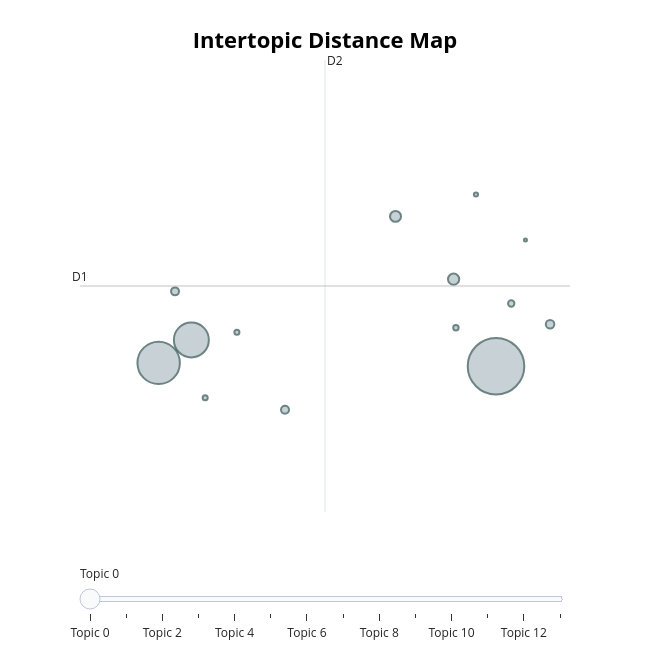
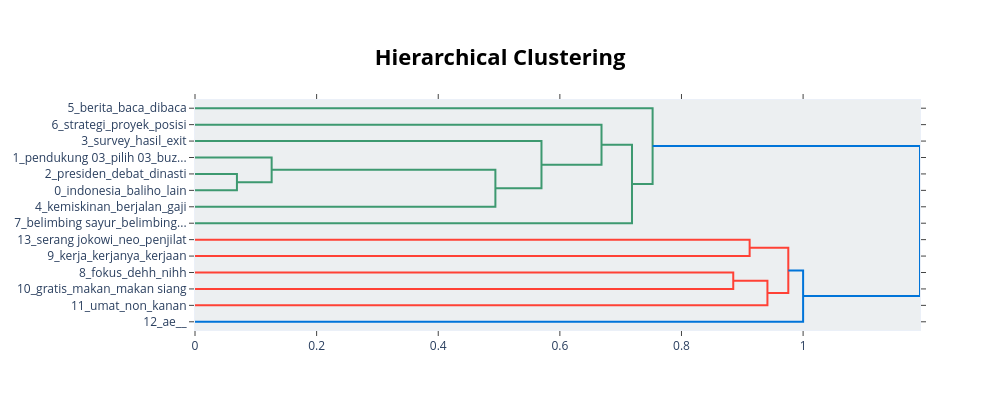
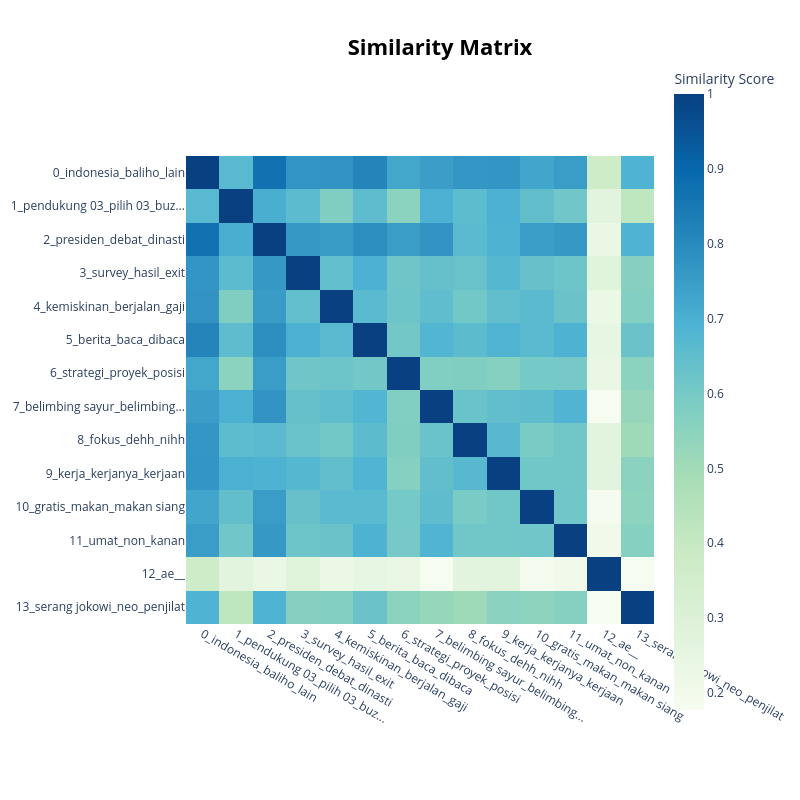

Source (notebook cell) for these figures, in order:
### Code cell
df_negative = df_03[df_03['predicted_label'] == 'NEGATIVE']
run_topic_modeling(df_negative, group_name='NEGATIVE')

### Figure 1 — Plotly figure (JSON) as saved in the notebook; plotly's stock layout.template omitted (floating-point values rounded to 4 significant figures)
{"data": [{"customdata": [[0, "indonesia | baliho | lain | suka | nggak", 3399], [1, "pendukung 03 | pilih 03 | buzzer 03 | suara | kena", 1910], [2, "presiden | debat | dinasti | jd | dg", 1296], [3, "survey | hasil | exit | lembaga | jeblok", 133], [4, "kemiskinan | berjalan | gaji | jual | adil", 128], [5, "berita | baca | dibaca | kau | nulis", 77], [6, "strategi | proyek | posisi | nasional | salah", 68], [7, "belimbing sayur | belimbing | gua | sayur | kasihan", 67], [8, "fokus | dehh | nihh | ciri | lain ga", 43], [9, "kerja | kerjanya | kerjaan | jago | tugas", 31], [10, "gratis | makan | makan siang | internet | siang", 27], [11, "umat | non | kanan | grassroot | anti", 27], [12, "ae |  |  |  | ", 18], [13, "serang jokowi | neo | penjilat | menurut gua | nusuk", 10]], "hovertemplate": "<b>Topic %{customdata[0]}</b><br>%{customdata[1]}<br>Size: %{customdata[2]}", "legendgroup": "", "marker": {"color": "#B0BEC5", "line": {"color": "DarkSlateGrey", "width": 2}, "size": [3399, 1910, 1296, 133, 128, 77, 68, 67, 43, 31, 27, 27, 18, 10], "sizemode": "area", "sizeref": 2.124, "symbol": "circle"}, "mode": "markers", "name": "", "orientation": "v", "showlegend": false, "type": "scatter", "x": [-1.967, -5.515, -5.171, -2.413, -3.024, -1.398, -4.186, -5.343, -1.806, -2.388, -5.026, -4.692, -2.177, -1.657], "xaxis": "x", "y": [7.913, 7.951, 8.201, 8.865, 9.55, 8.372, 7.439, 8.731, 8.6, 8.335, 7.57, 8.286, 9.789, 9.291], "yaxis": "y"}], "layout": {"annotations": [{"showarrow": false, "text": "D1", "x": -6.342, "y": 8.79, "yshift": 10}, {"showarrow": false, "text": "D2", "x": -3.765, "xshift": 10, "y": 11.26}], "height": 650, "hoverlabel": {"bgcolor": "white", "font": {"family": "Rockwell", "size": 16}}, "legend": {"itemsizing": "constant", "tracegroupgap": 0}, "margin": {"t": 60}, "shapes": [{"line": {"color": "#CFD8DC", "width": 2}, "type": "line", "x0": -3.765, "x1": -3.765, "y0": 6.323, "y1": 11.26}, {"line": {"color": "#9E9E9E", "width": 2}, "type": "line", "x0": -6.342, "x1": -1.188, "y0": 8.79, "y1": 8.79}], "sliders": [{"active": 0, "pad": {"t": 50}, "steps": [{"args": [{"marker.color": [["red", "#B0BEC5", "#B0BEC5", "#B0BEC5", "#B0BEC5", "#B0BEC5", "#B0BEC5", "#B0BEC5", "#B0BEC5", "#B0BEC5", "#B0BEC5", "#B0BEC5", "#B0BEC5", "#B0BEC5"]]}], "label": "Topic 0", "method": "update"}, {"args": [{"marker.color": [["#B0BEC5", "red", "#B0BEC5", "#B0BEC5", "#B0BEC5", "#B0BEC5", "#B0BEC5", "#B0BEC5", "#B0BEC5", "#B0BEC5", "#B0BEC5", "#B0BEC5", "#B0BEC5", "#B0BEC5"]]}], "label": "Topic 1", "method": "update"}, {"args": [{"marker.color": [["#B0BEC5", "#B0BEC5", "red", "#B0BEC5", "#B0BEC5", "#B0BEC5", "#B0BEC5", "#B0BEC5", "#B0BEC5", "#B0BEC5", "#B0BEC5", "#B0BEC5", "#B0BEC5", "#B0BEC5"]]}], "label": "Topic 2", "method": "update"}, {"args": [{"marker.color": [["#B0BEC5", "#B0BEC5", "#B0BEC5", "red", "#B0BEC5", "#B0BEC5", "#B0BEC5", "#B0BEC5", "#B0BEC5", "#B0BEC5", "#B0BEC5", "#B0BEC5", "#B0BEC5", "#B0BEC5"]]}], "label": "Topic 3", "method": "update"}, {"args": [{"marker.color": [["#B0BEC5", "#B0BEC5", "#B0BEC5", "#B0BEC5", "red", "#B0BEC5", "#B0BEC5", "#B0BEC5", "#B0BEC5", "#B0BEC5", "#B0BEC5", "#B0BEC5", "#B0BEC5", "#B0BEC5"]]}], "label": "Topic 4", "method": "update"}, {"args": [{"marker.color": [["#B0BEC5", "#B0BEC5", "#B0BEC5", "#B0BEC5", "#B0BEC5", "red", "#B0BEC5", "#B0BEC5", "#B0BEC5", "#B0BEC5", "#B0BEC5", "#B0BEC5", "#B0BEC5", "#B0BEC5"]]}], "label": "Topic 5", "method": "update"}, {"args": [{"marker.color": [["#B0BEC5", "#B0BEC5", "#B0BEC5", "#B0BEC5", "#B0BEC5", "#B0BEC5", "red", "#B0BEC5", "#B0BEC5", "#B0BEC5", "#B0BEC5", "#B0BEC5", "#B0BEC5", "#B0BEC5"]]}], "label": "Topic 6", "method": "update"}, {"args": [{"marker.color": [["#B0BEC5", "#B0BEC5", "#B0BEC5", "#B0BEC5", "#B0BEC5", "#B0BEC5", "#B0BEC5", "red", "#B0BEC5", "#B0BEC5", "#B0BEC5", "#B0BEC5", "#B0BEC5", "#B0BEC5"]]}], "label": "Topic 7", "method": "update"}, {"args": [{"marker.color": [["#B0BEC5", "#B0BEC5", "#B0BEC5", "#B0BEC5", "#B0BEC5", "#B0BEC5", "#B0BEC5", "#B0BEC5", "red", "#B0BEC5", "#B0BEC5", "#B0BEC5", "#B0BEC5", "#B0BEC5"]]}], "label": "Topic 8", "method": "update"}, {"args": [{"marker.color": [["#B0BEC5", "#B0BEC5", "#B0BEC5", "#B0BEC5", "#B0BEC5", "#B0BEC5", "#B0BEC5", "#B0BEC5", "#B0BEC5", "red", "#B0BEC5", "#B0BEC5", "#B0BEC5", "#B0BEC5"]]}], "label": "Topic 9", "method": "update"}, {"args": [{"marker.color": [["#B0BEC5", "#B0BEC5", "#B0BEC5", "#B0BEC5", "#B0BEC5", "#B0BEC5", "#B0BEC5", "#B0BEC5", "#B0BEC5", "#B0BEC5", "red", "#B0BEC5", "#B0BEC5", "#B0BEC5"]]}], "label": "Topic 10", "method": "update"}, {"args": [{"marker.color": [["#B0BEC5", "#B0BEC5", "#B0BEC5", "#B0BEC5", "#B0BEC5", "#B0BEC5", "#B0BEC5", "#B0BEC5", "#B0BEC5", "#B0BEC5", "#B0BEC5", "red", "#B0BEC5", "#B0BEC5"]]}], "label": "Topic 11", "method": "update"}, {"args": [{"marker.color": [["#B0BEC5", "#B0BEC5", "#B0BEC5", "#B0BEC5", "#B0BEC5", "#B0BEC5", "#B0BEC5", "#B0BEC5", "#B0BEC5", "#B0BEC5", "#B0BEC5", "#B0BEC5", "red", "#B0BEC5"]]}], "label": "Topic 12", "method": "update"}, {"args": [{"marker.color": [["#B0BEC5", "#B0BEC5", "#B0BEC5", "#B0BEC5", "#B0BEC5", "#B0BEC5", "#B0BEC5", "#B0BEC5", "#B0BEC5", "#B0BEC5", "#B0BEC5", "#B0BEC5", "#B0BEC5", "red"]]}], "label": "Topic 13", "method": "update"}]}], "title": {"font": {"color": "Black", "size": 22}, "text": "<b>Intertopic Distance Map</b>", "x": 0.5, "xanchor": "center", "y": 0.95, "yanchor": "top"}, "width": 650, "xaxis": {"anchor": "y", "domain": [0, 1], "range": [-6.342, -1.188], "title": {"text": ""}, "visible": false}, "yaxis": {"anchor": "x", "domain": [0, 1], "range": [6.323, 11.26], "title": {"text": ""}, "visible": false}}}

### Figure 2 — Plotly figure (JSON) as saved in the notebook; plotly's stock layout.template omitted (floating-point values rounded to 4 significant figures)
{"data": [{"hoverinfo": "text", "marker": {"color": "rgb(61,153,112)"}, "mode": "lines", "type": "scatter", "x": [0.0, 0.06896, 0.06896, 0.0], "xaxis": "x", "y": [-45.0, -45.0, -55.0, -55.0], "yaxis": "y"}, {"hoverinfo": "text", "marker": {"color": "rgb(61,153,112)"}, "mode": "lines", "type": "scatter", "x": [0.0, 0.126, 0.126, 0.06896], "xaxis": "x", "y": [-35.0, -35.0, -50.0, -50.0], "yaxis": "y"}, {"hoverinfo": "text", "marker": {"color": "rgb(61,153,112)"}, "mode": "lines", "type": "scatter", "x": [0.126, 0.494, 0.494, 0.0], "xaxis": "x", "y": [-42.5, -42.5, -65.0, -65.0], "yaxis": "y"}, {"hoverinfo": "text", "marker": {"color": "rgb(61,153,112)"}, "mode": "lines", "type": "scatter", "x": [0.0, 0.5698, 0.5698, 0.494], "xaxis": "x", "y": [-25.0, -25.0, -53.75, -53.75], "yaxis": "y"}, {"hoverinfo": "text", "marker": {"color": "rgb(61,153,112)"}, "mode": "lines", "type": "scatter", "x": [0.0, 0.6685, 0.6685, 0.5698], "xaxis": "x", "y": [-15.0, -15.0, -39.38, -39.38], "yaxis": "y"}, {"hoverinfo": "text", "marker": {"color": "rgb(61,153,112)"}, "mode": "lines", "type": "scatter", "x": [0.6685, 0.7186, 0.7186, 0.0], "xaxis": "x", "y": [-27.19, -27.19, -75.0, -75.0], "yaxis": "y"}, {"hoverinfo": "text", "marker": {"color": "rgb(61,153,112)"}, "mode": "lines", "type": "scatter", "x": [0.0, 0.7525, 0.7525, 0.7186], "xaxis": "x", "y": [-5.0, -5.0, -51.09, -51.09], "yaxis": "y"}, {"hoverinfo": "text", "marker": {"color": "rgb(255,65,54)"}, "mode": "lines", "type": "scatter", "x": [0.0, 0.9121, 0.9121, 0.0], "xaxis": "x", "y": [-85.0, -85.0, -95.0, -95.0], "yaxis": "y"}, {"hoverinfo": "text", "marker": {"color": "rgb(255,65,54)"}, "mode": "lines", "type": "scatter", "x": [0.0, 0.8851, 0.8851, 0.0], "xaxis": "x", "y": [-105.0, -105.0, -115.0, -115.0], "yaxis": "y"}, {"hoverinfo": "text", "marker": {"color": "rgb(255,65,54)"}, "mode": "lines", "type": "scatter", "x": [0.8851, 0.9413, 0.9413, 0.0], "xaxis": "x", "y": [-110.0, -110.0, -125.0, -125.0], "yaxis": "y"}, {"hoverinfo": "text", "marker": {"color": "rgb(255,65,54)"}, "mode": "lines", "type": "scatter", "x": [0.9121, 0.9757, 0.9757, 0.9413], "xaxis": "x", "y": [-90.0, -90.0, -117.5, -117.5], "yaxis": "y"}, {"hoverinfo": "text", "marker": {"color": "rgb(0,116,217)"}, "mode": "lines", "type": "scatter", "x": [0.9757, 1.0, 1.0, 0.0], "xaxis": "x", "y": [-103.8, -103.8, -135.0, -135.0], "yaxis": "y"}, {"hoverinfo": "text", "marker": {"color": "rgb(0,116,217)"}, "mode": "lines", "type": "scatter", "x": [0.7525, 1.192, 1.192, 1.0], "xaxis": "x", "y": [-28.05, -28.05, -119.4, -119.4], "yaxis": "y"}], "layout": {"autosize": false, "height": 410, "hoverlabel": {"bgcolor": "white", "font": {"family": "Rockwell", "size": 16}}, "hovermode": "closest", "plot_bgcolor": "#ECEFF1", "showlegend": false, "title": {"font": {"color": "Black", "size": 22}, "text": "<b>Hierarchical Clustering</b>", "x": 0.5, "xanchor": "center", "yanchor": "top"}, "width": 1000, "xaxis": {"mirror": "allticks", "rangemode": "tozero", "showgrid": false, "showline": true, "showticklabels": true, "ticks": "outside", "type": "linear", "zeroline": false}, "yaxis": {"mirror": "allticks", "range": [-140, 0], "rangemode": "tozero", "showgrid": false, "showline": true, "showticklabels": true, "tickmode": "array", "ticks": "outside", "ticktext": ["5_berita_baca_dibaca", "6_strategi_proyek_posisi", "3_survey_hasil_exit", "1_pendukung 03_pilih 03_buz...", "2_presiden_debat_dinasti", "0_indonesia_baliho_lain", "4_kemiskinan_berjalan_gaji", "7_belimbing sayur_belimbing...", "13_serang jokowi_neo_penjilat", "9_kerja_kerjanya_kerjaan", "8_fokus_dehh_nihh", "10_gratis_makan_makan siang", "11_umat_non_kanan", "12_ae__"], "tickvals": [-5, -15, -25, -35, -45, -55, -65, -75, -85, -95, -105, -115, -125, -135], "type": "linear", "zeroline": false}}}

### Figure 3 — Plotly figure (JSON) as saved in the notebook; plotly's stock layout.template omitted (floating-point values rounded to 4 significant figures; data arrays with more than 128 entries replaced by an {"elided": "..."} marker saying what was removed)
{"data": [{"coloraxis": "coloraxis", "hovertemplate": "x: %{x}<br>y: %{y}<br>Similarity Score: %{z}<extra></extra>", "name": "0", "type": "heatmap", "x": ["0_indonesia_baliho_lain", "1_pendukung 03_pilih 03_buz...", "2_presiden_debat_dinasti", "3_survey_hasil_exit", "4_kemiskinan_berjalan_gaji", "5_berita_baca_dibaca", "6_strategi_proyek_posisi", "7_belimbing sayur_belimbing...", "8_fokus_dehh_nihh", "9_kerja_kerjanya_kerjaan", "10_gratis_makan_makan siang", "11_umat_non_kanan", "12_ae__", "13_serang jokowi_neo_penjilat"], "xaxis": "x", "y": ["0_indonesia_baliho_lain", "1_pendukung 03_pilih 03_buz...", "2_presiden_debat_dinasti", "3_survey_hasil_exit", "4_kemiskinan_berjalan_gaji", "5_berita_baca_dibaca", "6_strategi_proyek_posisi", "7_belimbing sayur_belimbing...", "8_fokus_dehh_nihh", "9_kerja_kerjanya_kerjaan", "10_gratis_makan_makan siang", "11_umat_non_kanan", "12_ae__", "13_serang jokowi_neo_penjilat"], "yaxis": "y", "z": {"elided": "14x14 float values"}}], "layout": {"coloraxis": {"colorbar": {"title": {"text": "Similarity Score"}}, "colorscale": [[0, "rgb(247,252,240)"], [0.125, "rgb(224,243,219)"], [0.25, "rgb(204,235,197)"], [0.375, "rgb(168,221,181)"], [0.5, "rgb(123,204,196)"], [0.625, "rgb(78,179,211)"], [0.75, "rgb(43,140,190)"], [0.875, "rgb(8,104,172)"], [1, "rgb(8,64,129)"]]}, "height": 800, "hoverlabel": {"bgcolor": "white", "font": {"family": "Rockwell", "size": 16}}, "legend": {"title": {"text": "Trend"}}, "margin": {"t": 60}, "showlegend": true, "title": {"font": {"color": "Black", "size": 22}, "text": "<b>Similarity Matrix</b>", "x": 0.55, "xanchor": "center", "y": 0.95, "yanchor": "top"}, "width": 800, "xaxis": {"anchor": "y", "constrain": "domain", "domain": [0, 1], "scaleanchor": "y"}, "yaxis": {"anchor": "x", "autorange": "reversed", "constrain": "domain", "domain": [0, 1]}}}
